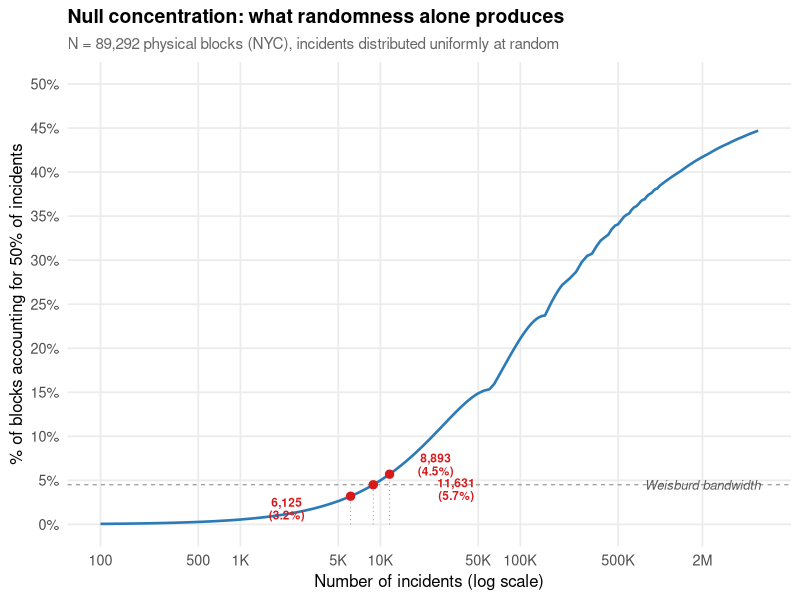

This figure's R source:
# =============================================================================
# 02-null_concentration_curve.R
# Null concentration curve for NYC's 89,292 physical blocks
#
# Analytical Poisson solution: for a given number of randomly distributed
# incidents on N blocks, what % of blocks accounts for 50% of incidents?
#
# x-axis: number of incidents
# y-axis: % of blocks holding 50% of incidents (under pure randomness)
# =============================================================================

library(tidyverse)

# --- Core function (from 01-toy_concentration.R) -----------------------------

analytical_pct_blocks_for_50pct <- function(lambda, q = 0.50) {
  if (lambda == 0) return(0)
  for (kstar in 1:1000) {
    if (kstar == 1) {
      share_geq <- 1.0
    } else {
      share_geq <- ppois(kstar - 2, lambda, lower.tail = FALSE)
    }
    if (share_geq <= q) {
      if (kstar == 1) return(1.0)
      tier_count <- kstar - 1
      p_tier <- dpois(tier_count, lambda)
      if (p_tier == 0) return(ppois(kstar - 1, lambda, lower.tail = FALSE))
      f <- (q - share_geq) * lambda / (tier_count * p_tier)
      f <- min(max(f, 0), 1)
      return(ppois(kstar - 1, lambda, lower.tail = FALSE) + f * p_tier)
    }
  }
  NA_real_
}

# --- Parameters --------------------------------------------------------------

N_nyc <- 89292L   # physical blocks in NYC

# Dense grid of incident counts for a smooth curve
n_seq <- c(
  seq(100, 1000, by = 50),
  seq(1000, 10000, by = 250),
  seq(10000, 50000, by = 1000),
  seq(50000, 200000, by = 5000),
  seq(200000, 1000000, by = 25000),
  seq(1000000, 5000000, by = 100000)
) %>% unique() %>% sort()

# --- Compute curve -----------------------------------------------------------

curve_data <- tibble(n_incidents = n_seq) %>%
  mutate(
    lambda = n_incidents / N_nyc,
    pct_blocks = map_dbl(lambda, analytical_pct_blocks_for_50pct) * 100
  )

# --- Inverse: find n for specific concentration thresholds -------------------

find_n_for_target_pct <- function(target_pct, N_blocks, tol = 1e-6) {
  lo <- 1e-6
  hi <- 500
  while (hi - lo > tol) {
    mid <- (lo + hi) / 2
    p <- analytical_pct_blocks_for_50pct(mid)
    if (p < target_pct) {
      lo <- mid
    } else {
      hi <- mid
    }
  }
  round((lo + hi) / 2 * N_blocks)
}

targets <- c(0.01, 0.02, 0.032, 0.045, 0.05, 0.057, 0.10, 0.15, 0.20, 0.25)

key_values <- tibble(
  pct_blocks_target = targets * 100,
  n_incidents = map_dbl(targets, ~ find_n_for_target_pct(.x, N_nyc)),
  lambda = n_incidents / N_nyc
)

cat("\n=== Key thresholds: N =", scales::comma(N_nyc), "blocks (NYC) ===\n")
cat("How many RANDOM incidents produce Weisburd-level concentration?\n\n")
key_values %>%
  mutate(
    label = case_when(
      pct_blocks_target == 3.2 ~ "Weisburd IQR lower",
      pct_blocks_target == 4.5 ~ "Weisburd median",
      pct_blocks_target == 5.7 ~ "Weisburd IQR upper",
      pct_blocks_target == 5.0 ~ "Weisburd ~midpoint",
      TRUE ~ ""
    ),
    incidents_per_block = sprintf("%.3f", lambda)
  ) %>%
  print(n = 20)

# --- Plot --------------------------------------------------------------------

theme_pub <- theme_minimal(base_size = 13) +
  theme(
    panel.grid.minor = element_blank(),
    plot.title = element_text(face = "bold", size = 14),
    plot.subtitle = element_text(color = "grey40", size = 11),
    axis.title = element_text(size = 12),
    legend.position = "none"
  )

# Weisburd bandwidth shading
weisburd_lower <- 3.2
weisburd_upper <- 5.7
weisburd_median <- 4.5

# Corresponding incident counts
n_lower <- find_n_for_target_pct(0.032, N_nyc)
n_upper <- find_n_for_target_pct(0.057, N_nyc)
n_median <- find_n_for_target_pct(0.045, N_nyc)

fmt_k <- function(x) {
  ifelse(x >= 1e6, paste0(x / 1e6, "M"),
  ifelse(x >= 1e3, paste0(x / 1e3, "K"),
  as.character(x)))
}

p <- ggplot(curve_data, aes(x = n_incidents, y = pct_blocks)) +
  # Weisburd bandwidth band
  annotate("rect",
           xmin = -Inf, xmax = Inf,
           ymin = weisburd_lower, ymax = weisburd_upper,
           fill = "#e8e8e8", alpha = 0.6) +
  # Null concentration curve
  geom_line(linewidth = 0.9, color = "#2c7bb6") +
  # Weisburd median dashed line
  geom_hline(yintercept = weisburd_median, linetype = "dashed",
             color = "grey50", linewidth = 0.35) +
  # Vertical drops at key thresholds
  annotate("segment", x = n_lower, xend = n_lower, y = 0, yend = weisburd_lower,
           linetype = "dotted", color = "grey60", linewidth = 0.35) +
  annotate("segment", x = n_median, xend = n_median, y = 0, yend = weisburd_median,
           linetype = "dotted", color = "grey60", linewidth = 0.35) +
  annotate("segment", x = n_upper, xend = n_upper, y = 0, yend = weisburd_upper,
           linetype = "dotted", color = "grey60", linewidth = 0.35) +
  # Points at key thresholds
  geom_point(data = tibble(
    n_incidents = c(n_lower, n_median, n_upper),
    pct_blocks = c(weisburd_lower, weisburd_median, weisburd_upper)
  ), size = 2.5, color = "#d7191c") +
  # Labels — stagger vertically to avoid overlap
  annotate("text", x = n_lower * 0.35, y = 1.8,
           label = sprintf("%s\n(3.2%%)", scales::comma(n_lower)),
           size = 3, color = "#d7191c", fontface = "bold", lineheight = 0.9) +
  annotate("text", x = n_median * 2.8, y = 6.8,
           label = sprintf("%s\n(4.5%%)", scales::comma(n_median)),
           size = 3, color = "#d7191c", fontface = "bold", lineheight = 0.9) +
  annotate("text", x = n_upper * 3, y = 4.0,
           label = sprintf("%s\n(5.7%%)", scales::comma(n_upper)),
           size = 3, color = "#d7191c", fontface = "bold", lineheight = 0.9) +
  # Band label — right side
  annotate("text", x = 2e6, y = 4.5,
           label = "Weisburd bandwidth",
           size = 3.3, color = "grey35", fontface = "italic") +
  scale_x_log10(
    labels = fmt_k,
    breaks = c(100, 500, 1000, 5000, 10000, 50000, 100000, 500000, 2000000)
  ) +
  scale_y_continuous(breaks = seq(0, 50, by = 5),
                     labels = function(x) paste0(x, "%")) +
  coord_cartesian(ylim = c(0, 50)) +
  labs(
    title = "Null concentration: what randomness alone produces",
    subtitle = sprintf("N = %s physical blocks (NYC), incidents distributed uniformly at random",
                       scales::comma(N_nyc)),
    x = "Number of incidents (log scale)",
    y = "% of blocks accounting for 50% of incidents"
  ) +
  theme_pub

ggsave(here::here("output", "00-null_baseline", "null_concentration_curve_nyc.png"), p,
       width = 9, height = 6, dpi = 300, bg = "white")

cat("\nPlot saved to output/null_concentration_curve_nyc.png\n")
cat("Done.\n")
